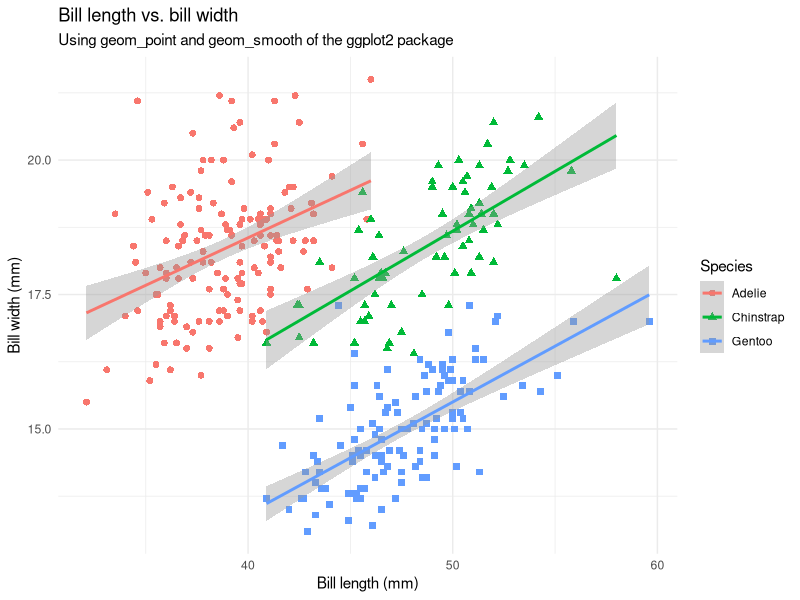
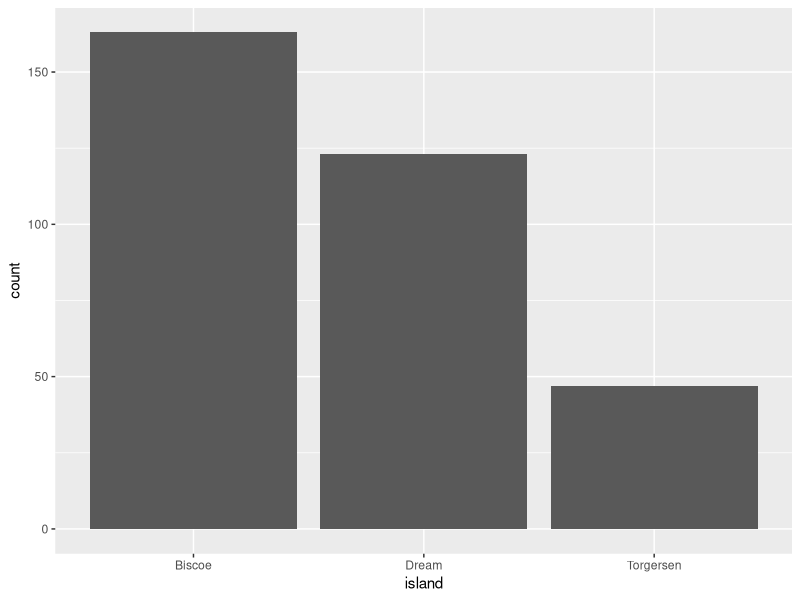
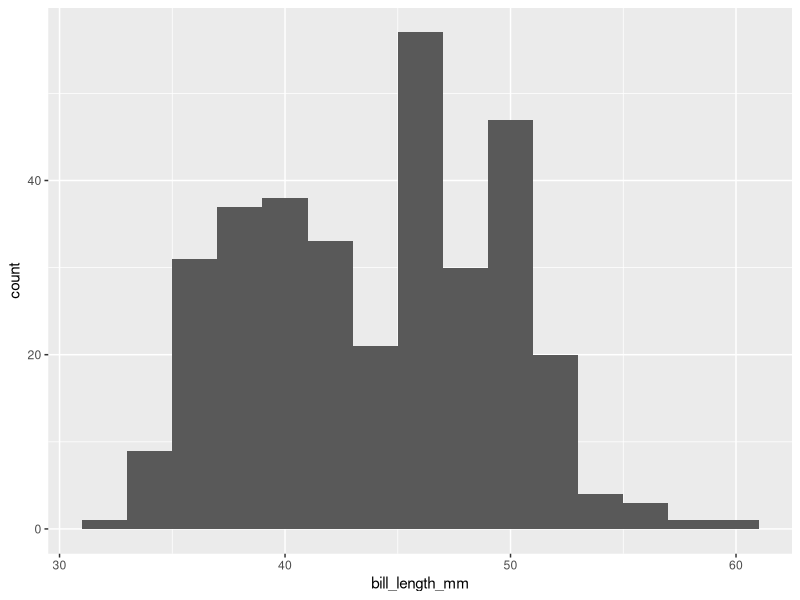
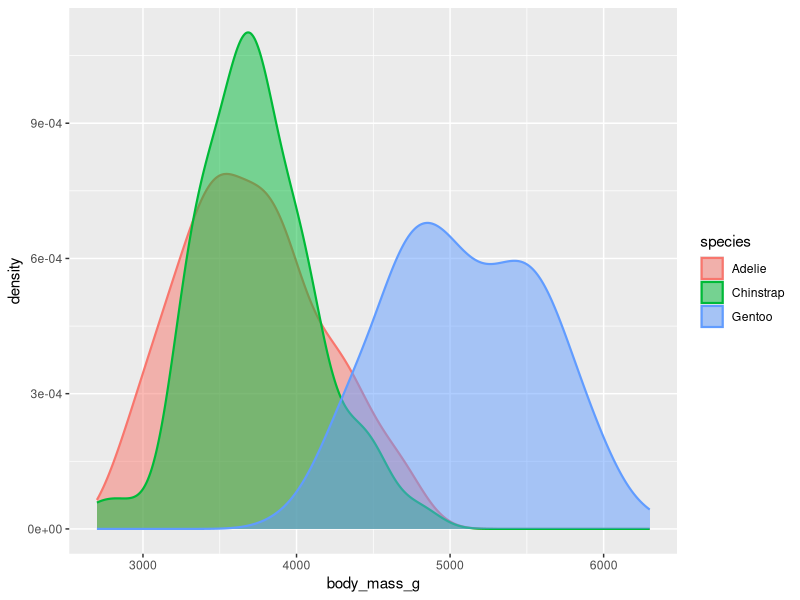
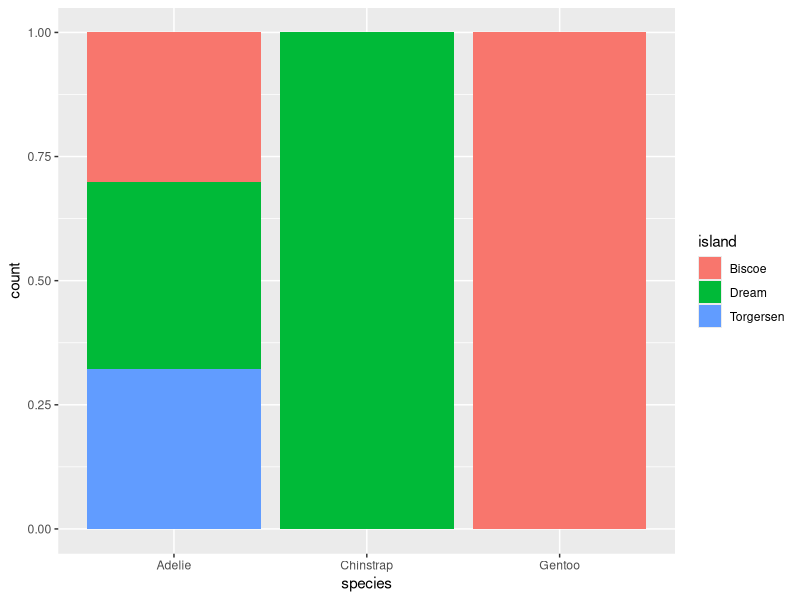
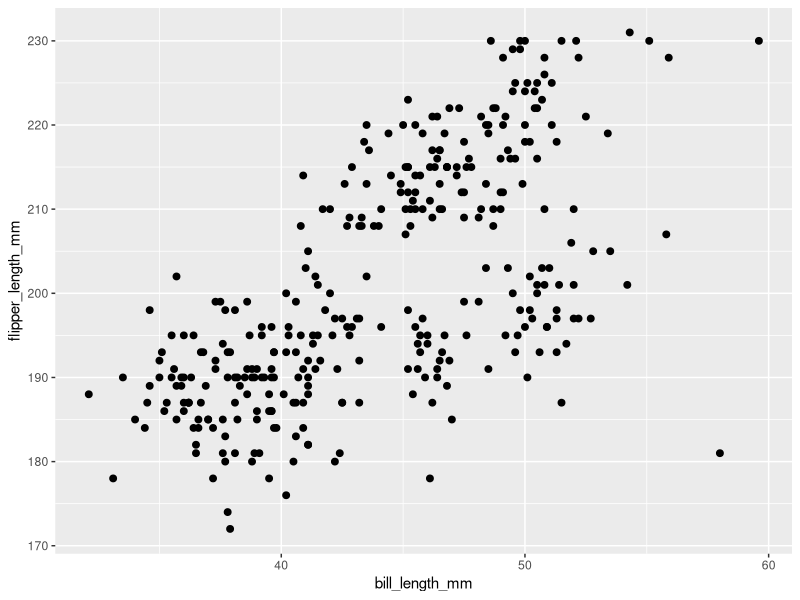
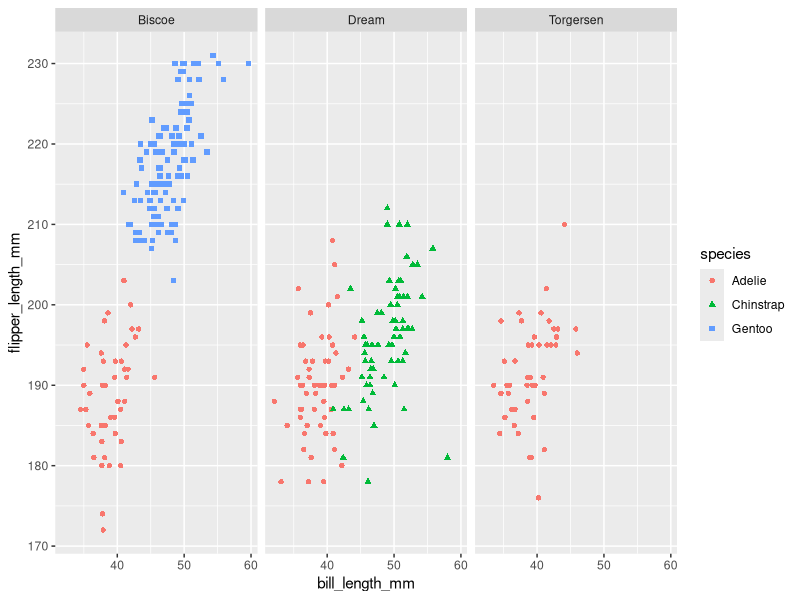

Source code (R) for these figures, in order:
## ---- chunk 1
library(ggplot2)
library(palmerpenguins)

penguins <- na.omit(palmerpenguins::penguins)
## ---- chunk 2
ggplot(penguins, 
       aes(x = bill_length_mm, y = bill_depth_mm, 
           color = species, shape = species)) + 
  geom_point(size = 2) + 
  geom_smooth(method = "lm", formula = "y ~ x") +
  labs(x = "Bill length (mm)", y = "Bill width (mm)", 
       title = "Bill length vs. bill width", 
       subtitle = "Using geom_point and geom_smooth of the ggplot2 package",
       color = "Species", shape = "Species") +
  theme_minimal()
## ---- chunk 3
ggplot(penguins, 
       aes(x = island)) +
  geom_bar()
## ---- chunk 4
ggplot(penguins, 
       aes(x = bill_length_mm)) +
  geom_histogram(binwidth = 2)
## ---- chunk 5
ggplot(penguins, 
       aes(x = body_mass_g, color = species, fill = species)) +
  geom_density(linewidth = 0.75, alpha = 0.5)
## ---- chunk 6
ggplot(penguins, aes(x = species, fill = island)) +
  geom_bar(position = "fill")
## ---- chunk 7
ggplot(penguins, 
       aes(x = bill_length_mm, y = flipper_length_mm)) +
  geom_point(size = 2)
## ---- chunk 8
ggplot(penguins, 
       aes(x = bill_length_mm, y = flipper_length_mm)) +
  geom_point(aes(color = species, shape = species)) +
  facet_wrap(~island)
